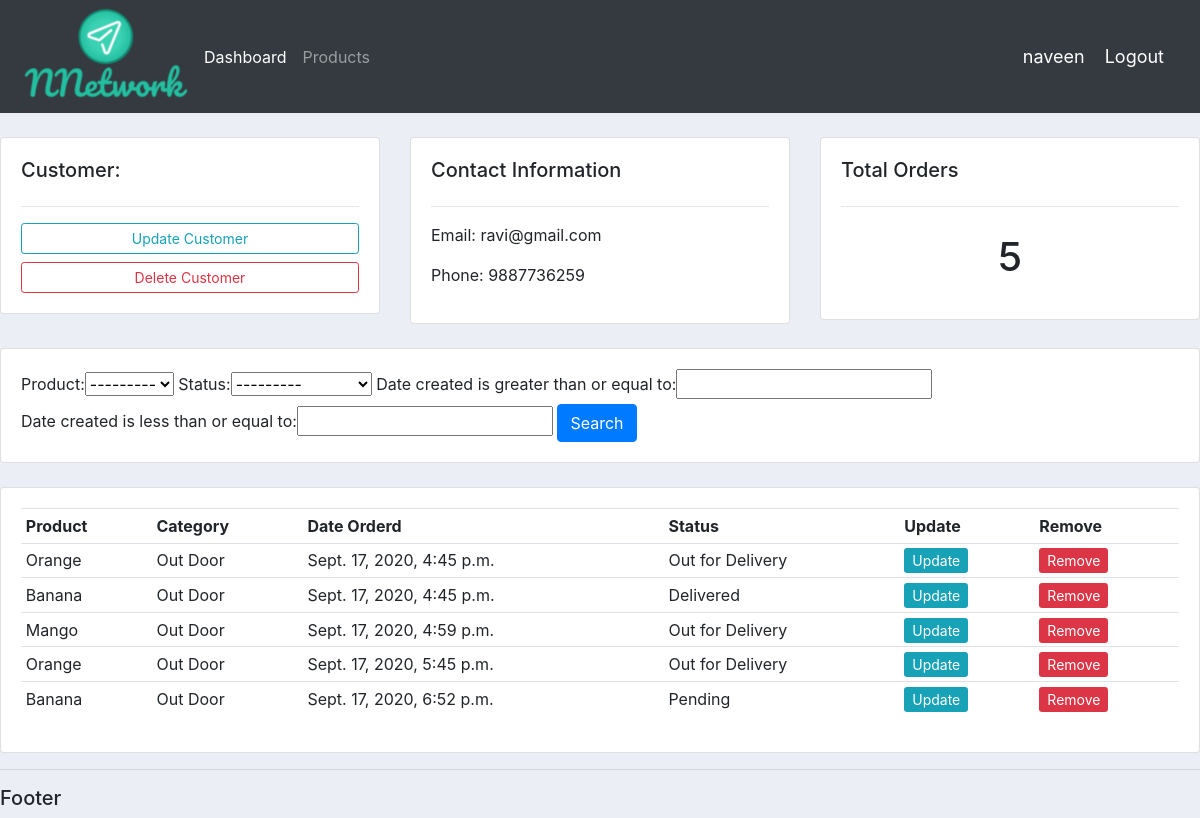
The page /customer/2/ (signed in) on the database its author committed.
### accounts/models.py (models this page shows, shortened)
class Customer(models.Model):
    name = models.CharField(max_length=200, null=True)
    phone = models.CharField(max_length=200, null=True)
    email = models.CharField(max_length=200, null=True)
    date_created = models.DateTimeField(auto_now_add=True, null=True)

class Order(models.Model):
    STATUS = (
        ('Pending', 'Pending'),
        ('Out for Delivery', 'Out for Delivery'),
        ('Delivered', 'Delivered'),
    )
    customer = models.ForeignKey(Customer, null=True, on_delete=models.SET_NULL)
    product = models.ForeignKey(Product, null=True, on_delete=models.SET_NULL)
    date_created = models.DateTimeField(auto_now_add=True, null=True)
    status = models.CharField(max_length=200, null=True, choices=STATUS)

class Product(models.Model):
    CATEGORY = (
        ('Indoor', 'Indoor'),
        ('Out Door', 'Out Door'),
    )
    name = models.CharField(max_length=200, null=True)
    price = models.FloatField(null=True)
    category = models.CharField(max_length=200, null=True, choices=CATEGORY)
    description = models.CharField(max_length=200, null=True, blank=True)  # blank=True which means not mandatory option
    date_created = models.DateTimeField(auto_now_add=True, null=True)
    tags = models.ManyToManyField(Tag)
    def __str__(self):
        return self.name

### accounts/views.py (the view)
# urls.py: path('customer/<str:id>/', views.customer, name='customer'),
@login_required(login_url='login')  # restrict this page without login
def customer(request, id):
    customer = Customer.objects.get(id=id)
    orders = customer.order_set.all()
    orders_count = orders.count()
    my_filter = OrderFilter(request.GET, queryset=orders)  # Filter orders based query
    orders = my_filter.qs  # get the filtered orders in variable
    context = {'customer': customer, 'orders': orders, 'orders_count': orders_count, 'my_filter': my_filter}
    return render(request, 'accounts/customer.html', context)

### accounts/templates/accounts/customer.html
{% extends 'accounts/base.html' %}
{% block content %}
<br>
<div class="row">
	<div class="col-md-4">
		<div class="card card-body">
			<h5>Customer:</h5>
			<hr>
			<a class="btn btn-outline-info  btn-sm btn-block" href="">Update Customer</a>
			<a class="btn btn-outline-danger  btn-sm btn-block" href="">Delete Customer</a>
		</div>
	</div>
	<div class="col-md-4">
		<div class="card card-body">
			<h5>Contact Information</h5>
			<hr>
			<p>Email: {{customer.email}}</p>
			<p>Phone: {{customer.phone}}</p>
		</div>
	</div>
	<div class="col-md-4">
		<div class="card card-body">
			<h5>Total Orders</h5>
			<hr>
			<h1 style="text-align: center;padding: 10px">{{orders_count}}</h1>
		</div>
	</div>
</div>
<br>
<div class="row">
	<div class="col">
		<div class="card card-body">
			<form method="get">
			  	{{my_filter.form}}
		    <th><button class="btn btn-primary" type="submit">Search</button></th>
		  </form>
		</div>
	</div>
</div>
<br>
<div class="row">
	<div class="col-md">
		<div class="card card-body">
			<table class="table table-sm">
				<tr>
					<th>Product</th>
					<th>Category</th>
					<th>Date Orderd</th>
					<th>Status</th>
					<th>Update</th>
					<th>Remove</th>
				</tr>
				{% for order in orders %}
				<tr>
					<td>{{order.product}}</td>
					<td>{{order.product.category}}</td>
					<td>{{order.date_created}}</td>
					<td>{{order.status}}</td>
					<td><a class="btn-sm btn-info" href="{% url 'update_order' order.id %}">Update</a></td>
					<td><a class="btn-sm btn-danger" href="{% url 'remove_order' order.id%}">Remove</a></td>
				</tr>
				{% endfor %}
			</table>
		</div>
	</div>
</div>
{% endblock %}

### accounts/templates/accounts/navbar.html (shortened to what this page needs)
{% load static %}
<nav class="navbar navbar-expand-lg navbar-dark bg-dark">
  <img src="{% static 'images/logo.png' %}">
  <div class="collapse navbar-collapse" id="navbarNav">
    <ul class="navbar-nav">
      <li class="nav-item active">
        <a class="nav-link" href="{% url 'home' %}">Dashboard <span class="sr-only">(current)</span></a>
      </li>
      <li class="nav-item">
        <a class="nav-link" href="{% url 'products' %}">Products</a>
      </li>
    </ul>
  </div>
<span class="name_logout" >{{ request.user }}</span>
<span > <a class="name_logout" href="{% url 'logout' %}">Logout</a></span>
</nav>

### static/css/main.css (style rules this page uses)
body { background-color: #ebeff5; }

### accounts/templates/accounts/navbar.html (style rules this page uses)
.name_logout { font-size: 18px; color: #fff; margin-right: 20px; }

### rows shown on the page
Customer: email "ravi@gmail.com", phone "9887736259"
Order: product "Orange", product.category "Out Door", date_created "Sept. 17, 2020, 4:45 p.m.", status "Out for Delivery"
Order: product "Banana", product.category "Out Door", date_created "Sept. 17, 2020, 4:45 p.m.", status "Delivered"
Order: product "Mango", product.category "Out Door", date_created "Sept. 17, 2020, 4:59 p.m.", status "Out for Delivery"
Order: product "Orange", product.category "Out Door", date_created "Sept. 17, 2020, 5:45 p.m.", status "Out for Delivery"
Order: product "Banana", product.category "Out Door", date_created "Sept. 17, 2020, 6:52 p.m.", status "Pending"

### other values the page prints
{{ request.user }} "naveen"
{{ orders_count }} "5"
